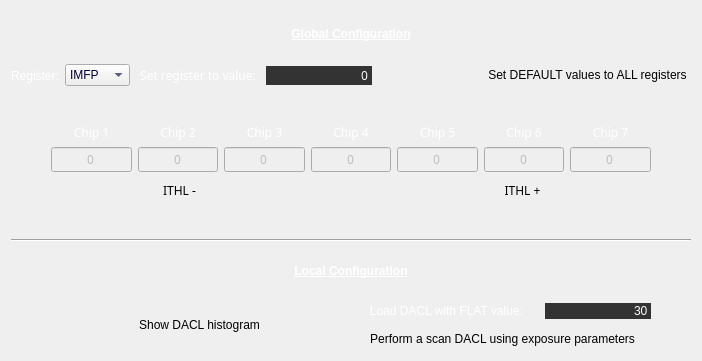
        <widget class="QWidget" name="layoutWidget">
         <property name="geometry">
          <rect>
           <x>10</x>
           <y>10</y>
           <width>702</width>
           <height>361</height>
          </rect>
         </property>
         <layout class="QVBoxLayout" name="verticalLayout_5">
          <item>
           <widget class="QLabel" name="label_33">
            <property name="font">
             <font>
              <weight>75</weight>
              <bold>true</bold>
              <underline>true</underline>
             </font>
            </property>
            <property name="styleSheet">
             <string notr="true">color: white</string>
            </property>
            <property name="text">
             <string>Global Configuration</string>
            </property>
            <property name="alignment">
             <set>Qt::AlignCenter</set>
            </property>
           </widget>
          </item>
          <item>
           <layout class="QHBoxLayout" name="horizontalLayout_28">
            <item>
             <layout class="QHBoxLayout" name="horizontalLayout_33">
              <item>
               <widget class="QLabel" name="label_32">
                <property name="sizePolicy">
                 <sizepolicy hsizetype="Fixed" vsizetype="Preferred">
                  <horstretch>0</horstretch>
                  <verstretch>0</verstretch>
                 </sizepolicy>
                </property>
                <property name="font">
                 <font>
                  <weight>50</weight>
                  <bold>false</bold>
                 </font>
                </property>
                <property name="styleSheet">
                 <string notr="true">color: white</string>
                </property>
                <property name="text">
                 <string>Register:</string>
                </property>
                <property name="alignment">
                 <set>Qt::AlignLeading|Qt::AlignLeft|Qt::AlignVCenter</set>
                </property>
               </widget>
              </item>
              <item>
               <widget class="QComboBox" name="comboBox_LoadConfigGlobalRegister">
                <property name="sizePolicy">
                 <sizepolicy hsizetype="Preferred" vsizetype="Fixed">
                  <horstretch>0</horstretch>
                  <verstretch>0</verstretch>
                 </sizepolicy>
                </property>
                <property name="styleSheet">
                 <string notr="true">QComboBox:enabled{
color: rgb(0,0,51);
}
QComboBox:disable{
color: rgb(203, 200, 198);
}</string>
                </property>
                <item>
                 <property name="text">
                  <string>IMFP</string>
                 </property>
                </item>
                <item>
                 <property name="text">
                  <string>ITHL</string>
                 </property>
                </item>
                <item>
                 <property name="text">
                  <string>ITUNE</string>
                 </property>
                </item>
               </widget>
              </item>
              <item>
               <widget class="QPushButton" name="pushButton_LoadConfigG">
                <property name="sizePolicy">
                 <sizepolicy hsizetype="Preferred" vsizetype="Preferred">
                  <horstretch>0</horstretch>
                  <verstretch>0</verstretch>
                 </sizepolicy>
                </property>
                <property name="font">
                 <font>
                  <family>Sans Serif</family>
                  <weight>50</weight>
                  <italic>false</italic>
                  <bold>false</bold>
                 </font>
                </property>
                <property name="styleSheet">
                 <string notr="true">color: white</string>
                </property>
                <property name="text">
                 <string>Set register to value:</string>
                </property>
                <property name="flat">
                 <bool>true</bool>
                </property>
               </widget>
              </item>
              <item>
               <widget class="QLineEdit" name="lineEdit_LoadConfigGValue">
                <property name="sizePolicy">
                 <sizepolicy hsizetype="Preferred" vsizetype="Fixed">
                  <horstretch>0</horstretch>
                  <verstretch>0</verstretch>
                 </sizepolicy>
                </property>
                <property name="font">
                 <font>
                  <family>Sans Serif</family>
                  <weight>50</weight>
                  <italic>false</italic>
                  <bold>false</bold>
                 </font>
                </property>
                <property name="layoutDirection">
                 <enum>Qt::LeftToRight</enum>
                </property>
                <property name="styleSheet">
                 <string notr="true">QLineEdit:enabled{
background: rgb(51,51,51);
color: rgb(252,253,252);
selection-background-color: rgb(126,165,57);
border: rgb(0,0,0);
}
QLineEdit:disable{
background: rgb(51,51,51);
color: rgb(203, 200, 198);
border: rgb(0,0,0);
}</string>
                </property>
                <property name="inputMask">
                 <string/>
                </property>
                <property name="text">
                 <string>0</string>
                </property>
                <property name="alignment">
                 <set>Qt::AlignRight|Qt::AlignTrailing|Qt::AlignVCenter</set>
                </property>
               </widget>
              </item>
              <item>
               <spacer name="horizontalSpacer_9">
                <property name="orientation">
                 <enum>Qt::Horizontal</enum>
                </property>
                <property name="sizeType">
                 <enum>QSizePolicy::Expanding</enum>
                </property>
                <property name="sizeHint" stdset="0">
                 <size>
                  <width>40</width>
                  <height>20</height>
                 </size>
                </property>
               </spacer>
              </item>
              <item>
               <widget class="QPushButton" name="pushButton_LoadDefaultConfigGValues">
                <property name="sizePolicy">
                 <sizepolicy hsizetype="Preferred" vsizetype="Fixed">
                  <horstretch>0</horstretch>
                  <verstretch>0</verstretch>
                 </sizepolicy>
                </property>
                <property name="text">
                 <string>Set DEFAULT values to ALL registers</string>
                </property>
                <property name="flat">
                 <bool>true</bool>
                </property>
               </widget>
              </item>
             </layout>
            </item>
           </layout>
          </item>
          <item>
           <spacer name="verticalSpacer_9">
            <property name="orientation">
             <enum>Qt::Vertical</enum>
            </property>
            <property name="sizeType">
             <enum>QSizePolicy::Fixed</enum>
            </property>
            <property name="sizeHint" stdset="0">
             <size>
              <width>20</width>
              <height>30</height>
             </size>
            </property>
           </spacer>
          </item>
          <item>
           <layout class="QHBoxLayout" name="horizontalLayout_15">
            <item>
             <spacer name="horizontalSpacer_15">
              <property name="orientation">
               <enum>Qt::Horizontal</enum>
              </property>
              <property name="sizeType">
               <enum>QSizePolicy::Fixed</enum>
              </property>
              <property name="sizeHint" stdset="0">
               <size>
                <width>40</width>
                <height>20</height>
               </size>
              </property>
             </spacer>
            </item>
            <item>
             <layout class="QVBoxLayout" name="verticalLayout_6">
              <item>
               <layout class="QGridLayout" name="gridLayout_2">
                <item row="0" column="5">
                 <widget class="QLabel" name="label_Chip6">
                  <property name="font">
                   <font>
                    <family>Sans Serif</family>
                    <weight>50</weight>
                    <italic>false</italic>
                    <bold>false</bold>
                   </font>
                  </property>
                  <property name="styleSheet">
                   <string notr="true">color: white</string>
                  </property>
                  <property name="text">
                   <string>Chip 6</string>
                  </property>
                  <property name="alignment">
                   <set>Qt::AlignCenter</set>
                  </property>
                 </widget>
                </item>
                <item row="0" column="3">
                 <widget class="QLabel" name="label_Chip4">
                  <property name="font">
                   <font>
                    <family>Sans Serif</family>
                    <weight>50</weight>
                    <italic>false</italic>
                    <bold>false</bold>
                   </font>
                  </property>
                  <property name="styleSheet">
                   <string notr="true">color: white</string>
                  </property>
                  <property name="text">
                   <string>Chip 4</string>
                  </property>
                  <property name="alignment">
                   <set>Qt::AlignCenter</set>
                  </property>
                 </widget>
                </item>
                <item row="0" column="1">
                 <widget class="QLabel" name="label_Chip2">
                  <property name="font">
                   <font>
                    <family>Sans Serif</family>
                    <weight>50</weight>
                    <italic>false</italic>
                    <bold>false</bold>
                   </font>
                  </property>
                  <property name="styleSheet">
                   <string notr="true">color: white</string>
                  </property>
                  <property name="text">
                   <string>Chip 2</string>
                  </property>
                  <property name="alignment">
                   <set>Qt::AlignCenter</set>
                  </property>
                 </widget>
                </item>
                <item row="1" column="1">
                 <widget class="QLineEdit" name="lineEdit_LoadConfigGValue_Chip2">
                  <property name="enabled">
                   <bool>false</bool>
                  </property>
                  <property name="sizePolicy">
                   <sizepolicy hsizetype="Ignored" vsizetype="Fixed">
                    <horstretch>0</horstretch>
                    <verstretch>0</verstretch>
                   </sizepolicy>
                  </property>
                  <property name="font">
                   <font>
                    <family>Sans Serif</family>
                    <weight>50</weight>
                    <italic>false</italic>
                    <bold>false</bold>
                   </font>
                  </property>
                  <property name="layoutDirection">
                   <enum>Qt::LeftToRight</enum>
                  </property>
                  <property name="styleSheet">
                   <string notr="true">QLineEdit:enabled{
background: rgb(51,51,51);
color: rgb(252,253,252);
selection-background-color: rgb(126,165,57);
border: rgb(0,0,0);
}
QLineEdit:disable{
background: rgb(51,51,51);
color: rgb(203, 200, 198);
border: rgb(0,0,0);
}</string>
                  </property>
                  <property name="inputMask">
                   <string/>
                  </property>
                  <property name="text">
                   <string>0</string>
                  </property>
                  <property name="alignment">
                   <set>Qt::AlignCenter</set>
                  </property>
                 </widget>
                </item>
                <item row="1" column="5">
                 <widget class="QLineEdit" name="lineEdit_LoadConfigGValue_Chip6">
                  <property name="enabled">
                   <bool>false</bool>
                  </property>
                  <property name="sizePolicy">
                   <sizepolicy hsizetype="Ignored" vsizetype="Fixed">
                    <horstretch>0</horstretch>
                    <verstretch>0</verstretch>
                   </sizepolicy>
                  </property>
                  <property name="font">
                   <font>
                    <family>Sans Serif</family>
                    <weight>50</weight>
                    <italic>false</italic>
                    <bold>false</bold>
                   </font>
                  </property>
                  <property name="layoutDirection">
                   <enum>Qt::LeftToRight</enum>
                  </property>
                  <property name="styleSheet">
                   <string notr="true">QLineEdit:enabled{
background: rgb(51,51,51);
color: rgb(252,253,252);
selection-background-color: rgb(126,165,57);
border: rgb(0,0,0);
}
QLineEdit:disable{
background: rgb(51,51,51);
color: rgb(203, 200, 198);
border: rgb(0,0,0);
}</string>
                  </property>
                  <property name="inputMask">
                   <string/>
                  </property>
                  <property name="text">
                   <string>0</string>
                  </property>
                  <property name="alignment">
                   <set>Qt::AlignCenter</set>
                  </property>
                 </widget>
                </item>
                <item row="1" column="6">
                 <widget class="QLineEdit" name="lineEdit_LoadConfigGValue_Chip7">
                  <property name="enabled">
                   <bool>false</bool>
                  </property>
                  <property name="sizePolicy">
                   <sizepolicy hsizetype="Ignored" vsizetype="Fixed">
                    <horstretch>0</horstretch>
                    <verstretch>0</verstretch>
                   </sizepolicy>
                  </property>
                  <property name="font">
                   <font>
                    <family>Sans Serif</family>
                    <weight>50</weight>
                    <italic>false</italic>
                    <bold>false</bold>
                   </font>
                  </property>
                  <property name="layoutDirection">
                   <enum>Qt::LeftToRight</enum>
                  </property>
                  <property name="styleSheet">
                   <string notr="true">QLineEdit:enabled{
background: rgb(51,51,51);
color: rgb(252,253,252);
selection-background-color: rgb(126,165,57);
border: rgb(0,0,0);
}
QLineEdit:disable{
background: rgb(51,51,51);
color: rgb(203, 200, 198);
border: rgb(0,0,0);
}</string>
                  </property>
                  <property name="inputMask">
                   <string/>
                  </property>
                  <property name="text">
                   <string>0</string>
                  </property>
                  <property name="alignment">
                   <set>Qt::AlignCenter</set>
                  </property>
                 </widget>
                </item>
                <item row="1" column="0">
                 <widget class="QLineEdit" name="lineEdit_LoadConfigGValue_Chip1">
                  <property name="enabled">
                   <bool>false</bool>
                  </property>
                  <property name="sizePolicy">
                   <sizepolicy hsizetype="Ignored" vsizetype="Fixed">
                    <horstretch>0</horstretch>
                    <verstretch>0</verstretch>
                   </sizepolicy>
                  </property>
                  <property name="font">
                   <font>
                    <family>Sans Serif</family>
                    <weight>50</weight>
                    <italic>false</italic>
                    <bold>false</bold>
                   </font>
                  </property>
                  <property name="layoutDirection">
                   <enum>Qt::LeftToRight</enum>
                  </property>
                  <property name="styleSheet">
                   <string notr="true">QLineEdit:enabled{
background: rgb(51,51,51);
color: rgb(252,253,252);
selection-background-color: rgb(126,165,57);
border: rgb(0,0,0);
}
QLineEdit:disable{
background: rgb(51,51,51);
color: rgb(203, 200, 198);
border: rgb(0,0,0);
}</string>
                  </property>
                  <property name="inputMask">
                   <string/>
                  </property>
                  <property name="text">
                   <string>0</string>
                  </property>
                  <property name="alignment">
                   <set>Qt::AlignCenter</set>
                  </property>
                 </widget>
                </item>
                <item row="1" column="2">
                 <widget class="QLineEdit" name="lineEdit_LoadConfigGValue_Chip3">
                  <property name="enabled">
                   <bool>false</bool>
                  </property>
                  <property name="sizePolicy">
                   <sizepolicy hsizetype="Ignored" vsizetype="Fixed">
                    <horstretch>0</horstretch>
                    <verstretch>0</verstretch>
                   </sizepolicy>
                  </property>
                  <property name="font">
                   <font>
                    <family>Sans Serif</family>
                    <weight>50</weight>
                    <italic>false</italic>
                    <bold>false</bold>
                   </font>
                  </property>
                  <property name="layoutDirection">
                   <enum>Qt::LeftToRight</enum>
                  </property>
                  <property name="styleSheet">
                   <string notr="true">QLineEdit:enabled{
background: rgb(51,51,51);
color: rgb(252,253,252);
selection-background-color: rgb(126,165,57);
border: rgb(0,0,0);
}
QLineEdit:disable{
background: rgb(51,51,51);
color: rgb(203, 200, 198);
border: rgb(0,0,0);
}</string>
                  </property>
                  <property name="inputMask">
                   <string/>
                  </property>
                  <property name="text">
                   <string>0</string>
                  </property>
                  <property name="alignment">
                   <set>Qt::AlignCenter</set>
                  </property>
                 </widget>
                </item>
                <item row="0" column="6">
                 <widget class="QLabel" name="label_Chip7">
                  <property name="font">
                   <font>
                    <family>Sans Serif</family>
                    <weight>50</weight>
                    <italic>false</italic>
                    <bold>false</bold>
                   </font>
                  </property>
                  <property name="styleSheet">
                   <string notr="true">color: white</string>
                  </property>
                  <property name="text">
                   <string>Chip 7</string>
                  </property>
                  <property name="alignment">
                   <set>Qt::AlignCenter</set>
                  </property>
                 </widget>
                </item>
                <item row="0" column="4">
                 <widget class="QLabel" name="label_Chip5">
                  <property name="font">
                   <font>
                    <family>Sans Serif</family>
                    <weight>50</weight>
                    <italic>false</italic>
                    <bold>false</bold>
                   </font>
                  </property>
                  <property name="styleSheet">
                   <string notr="true">color: white</string>
                  </property>
                  <property name="text">
                   <string>Chip 5</string>
                  </property>
                  <property name="alignment">
                   <set>Qt::AlignCenter</set>
                  </property>
                 </widget>
                </item>
                <item row="0" column="2">
                 <widget class="QLabel" name="label_Chip3">
                  <property name="font">
                   <font>
                    <family>Sans Serif</family>
                    <weight>50</weight>
                    <italic>false</italic>
                    <bold>false</bold>
                   </font>
                  </property>
                  <property name="styleSheet">
                   <string notr="true">color: white</string>
                  </property>
                  <property name="text">
                   <string>Chip 3</string>
                  </property>
                  <property name="alignment">
                   <set>Qt::AlignCenter</set>
                  </property>
                 </widget>
                </item>
                <item row="1" column="4">
                 <widget class="QLineEdit" name="lineEdit_LoadConfigGValue_Chip5">
                  <property name="enabled">
                   <bool>false</bool>
                  </property>
                  <property name="sizePolicy">
                   <sizepolicy hsizetype="Ignored" vsizetype="Fixed">
                    <horstretch>0</horstretch>
                    <verstretch>0</verstretch>
                   </sizepolicy>
                  </property>
                  <property name="font">
                   <font>
                    <family>Sans Serif</family>
                    <weight>50</weight>
                    <italic>false</italic>
                    <bold>false</bold>
                   </font>
                  </property>
                  <property name="layoutDirection">
                   <enum>Qt::LeftToRight</enum>
                  </property>
                  <property name="styleSheet">
                   <string notr="true">QLineEdit:enabled{
background: rgb(51,51,51);
color: rgb(252,253,252);
selection-background-color: rgb(126,165,57);
border: rgb(0,0,0);
}
QLineEdit:disable{
background: rgb(51,51,51);
color: rgb(203, 200, 198);
border: rgb(0,0,0);
}</string>
                  </property>
                  <property name="inputMask">
                   <string/>
                  </property>
                  <property name="text">
                   <string>0</string>
                  </property>
                  <property name="alignment">
                   <set>Qt::AlignCenter</set>
                  </property>
                 </widget>
                </item>
                <item row="1" column="3">
                 <widget class="QLineEdit" name="lineEdit_LoadConfigGValue_Chip4">
                  <property name="enabled">
                   <bool>false</bool>
                  </property>
                  <property name="sizePolicy">
                   <sizepolicy hsizetype="Ignored" vsizetype="Fixed">
                    <horstretch>0</horstretch>
                    <verstretch>0</verstretch>
                   </sizepolicy>
                  </property>
                  <property name="font">
                   <font>
                    <family>Sans Serif</family>
                    <weight>50</weight>
                    <italic>false</italic>
                    <bold>false</bold>
                   </font>
                  </property>
                  <property name="layoutDirection">
                   <enum>Qt::LeftToRight</enum>
                  </property>
                  <property name="styleSheet">
                   <string notr="true">QLineEdit:enabled{
background: rgb(51,51,51);
color: rgb(252,253,252);
selection-background-color: rgb(126,165,57);
border: rgb(0,0,0);
}
QLineEdit:disable{
background: rgb(51,51,51);
color: rgb(203, 200, 198);
border: rgb(0,0,0);
}</string>
                  </property>
                  <property name="inputMask">
                   <string/>
                  </property>
                  <property name="text">
                   <string>0</string>
                  </property>
                  <property name="alignment">
                   <set>Qt::AlignCenter</set>
                  </property>
                 </widget>
                </item>
                <item row="0" column="0">
                 <widget class="QLabel" name="label_Chip1">
                  <property name="font">
                   <font>
                    <family>Sans Serif</family>
                    <weight>50</weight>
                    <italic>false</italic>
                    <bold>false</bold>
                   </font>
                  </property>
                  <property name="layoutDirection">
                   <enum>Qt::LeftToRight</enum>
                  </property>
                  <property name="styleSheet">
                   <string notr="true">color: white</string>
                  </property>
                  <property name="text">
                   <string>Chip 1</string>
                  </property>
                  <property name="alignment">
                   <set>Qt::AlignCenter</set>
                  </property>
                 </widget>
                </item>
               </layout>
              </item>
              <item>
               <layout class="QHBoxLayout" name="horizontalLayout_11">
                <item>
                 <widget class="QPushButton" name="pushButton_ITHLDecrease">
                  <property name="font">
                   <font>
                    <family>Sans Serif</family>
                    <weight>50</weight>
                    <italic>false</italic>
                    <bold>false</bold>
                   </font>
                  </property>
                  <property name="text">
                   <string>ITHL -</string>
                  </property>
                  <property name="flat">
                   <bool>true</bool>
                  </property>
                 </widget>
                </item>
                <item>
                 <spacer name="horizontalSpacer_13">
                  <property name="orientation">
                   <enum>Qt::Horizontal</enum>
                  </property>
                  <property name="sizeType">
                   <enum>QSizePolicy::Fixed</enum>
                  </property>
                  <property name="sizeHint" stdset="0">
                   <size>
                    <width>80</width>
                    <height>20</height>
                   </size>
                  </property>
                 </spacer>
                </item>
                <item>
                 <widget class="QPushButton" name="pushButton_ITHLIncrease">
                  <property name="font">
                   <font>
                    <family>Sans Serif</family>
                    <weight>50</weight>
                    <italic>false</italic>
                    <bold>false</bold>
                   </font>
                  </property>
                  <property name="text">
                   <string>ITHL +</string>
                  </property>
                  <property name="flat">
                   <bool>true</bool>
                  </property>
                 </widget>
                </item>
               </layout>
              </item>
              <item>
               <spacer name="verticalSpacer_21">
                <property name="orientation">
                 <enum>Qt::Vertical</enum>
                </property>
                <property name="sizeType">
                 <enum>QSizePolicy::Fixed</enum>
                </property>
                <property name="sizeHint" stdset="0">
                 <size>
                  <width>20</width>
                  <height>30</height>
                 </size>
                </property>
               </spacer>
              </item>
             </layout>
            </item>
            <item>
             <spacer name="horizontalSpacer_11">
              <property name="orientation">
               <enum>Qt::Horizontal</enum>
              </property>
              <property name="sizeType">
               <enum>QSizePolicy::Fixed</enum>
              </property>
              <property name="sizeHint" stdset="0">
               <size>
                <width>40</width>
                <height>20</height>
               </size>
              </property>
             </spacer>
            </item>
           </layout>
          </item>
          <item>
           <widget class="Line" name="line_6">
            <property name="orientation">
             <enum>Qt::Horizontal</enum>
            </property>
           </widget>
          </item>
          <item>
           <widget class="QLabel" name="label_34">
            <property name="font">
             <font>
              <weight>75</weight>
              <bold>true</bold>
              <underline>true</underline>
             </font>
            </property>
            <property name="styleSheet">
             <string notr="true">color: white</string>
            </property>
            <property name="text">
             <string>Local Configuration</string>
            </property>
            <property name="alignment">
             <set>Qt::AlignCenter</set>
            </property>
           </widget>
          </item>
          <item>
           <layout class="QHBoxLayout" name="horizontalLayout_2">
            <item>
             <spacer name="horizontalSpacer_22">
              <property name="orientation">
               <enum>Qt::Horizontal</enum>
              </property>
              <property name="sizeType">
               <enum>QSizePolicy::Fixed</enum>
              </property>
              <property name="sizeHint" stdset="0">
               <size>
                <width>40</width>
                <height>20</height>
               </size>
              </property>
             </spacer>
            </item>
            <item>
             <widget class="QPushButton" name="pushButton_ShowDACL">
              <property name="sizePolicy">
               <sizepolicy hsizetype="Preferred" vsizetype="Minimum">
                <horstretch>0</horstretch>
                <verstretch>0</verstretch>
               </sizepolicy>
              </property>
              <property name="text">
               <string>Show DACL histogram</string>
              </property>
              <property name="flat">
               <bool>true</bool>
              </property>
             </widget>
            </item>
            <item>
             <layout class="QVBoxLayout" name="verticalLayout_2">
              <item>
               <layout class="QHBoxLayout" name="horizontalLayout">
                <item>
                 <widget class="QPushButton" name="pushButton_LoadFlatConfigL">
                  <property name="sizePolicy">
                   <sizepolicy hsizetype="Preferred" vsizetype="Preferred">
                    <horstretch>0</horstretch>
                    <verstretch>0</verstretch>
                   </sizepolicy>
                  </property>
                  <property name="styleSheet">
                   <string notr="true">color: white</string>
                  </property>
                  <property name="text">
                   <string>Load DACL with FLAT value:</string>
                  </property>
                  <property name="flat">
                   <bool>true</bool>
                  </property>
                 </widget>
                </item>
                <item>
                 <widget class="QLineEdit" name="lineEdit_LoadFlatConfigLValue">
                  <property name="sizePolicy">
                   <sizepolicy hsizetype="Fixed" vsizetype="Fixed">
                    <horstretch>0</horstretch>
                    <verstretch>0</verstretch>
                   </sizepolicy>
                  </property>
                  <property name="layoutDirection">
                   <enum>Qt::LeftToRight</enum>
                  </property>
                  <property name="styleSheet">
                   <string notr="true">QLineEdit:enabled{
background: rgb(51,51,51);
color: rgb(252,253,252);
selection-background-color: rgb(126,165,57);
border: rgb(0,0,0);
}
QLineEdit:disable{
background: rgb(51,51,51);
color: rgb(203, 200, 198);
border: rgb(0,0,0);
}</string>
                  </property>
                  <property name="inputMask">
                   <string/>
                  </property>
                  <property name="text">
                   <string>30</string>
                  </property>
                  <property name="alignment">
                   <set>Qt::AlignRight|Qt::AlignTrailing|Qt::AlignVCenter</set>
                  </property>
                 </widget>
                </item>
               </layout>
              </item>
              <item>
               <widget class="QPushButton" name="pushButton_ScanDACL">
                <property name="sizePolicy">
                 <sizepolicy hsizetype="Preferred" vsizetype="Fixed">
                  <horstretch>0</horstretch>
                  <verstretch>0</verstretch>
                 </sizepolicy>
                </property>
                <property name="text">
                 <string>Perform a scan DACL using exposure parameters</string>
                </property>
                <property name="flat">
                 <bool>true</bool>
                </property>
               </widget>
              </item>
             </layout>
            </item>
            <item>
             <spacer name="horizontalSpacer_23">
              <property name="orientation">
               <enum>Qt::Horizontal</enum>
              </property>
              <property name="sizeType">
               <enum>QSizePolicy::Fixed</enum>
              </property>
              <property name="sizeHint" stdset="0">
               <size>
                <width>40</width>
                <height>20</height>
               </size>
              </property>
             </spacer>
            </item>
           </layout>
          </item>
         </layout>
        </widget>
